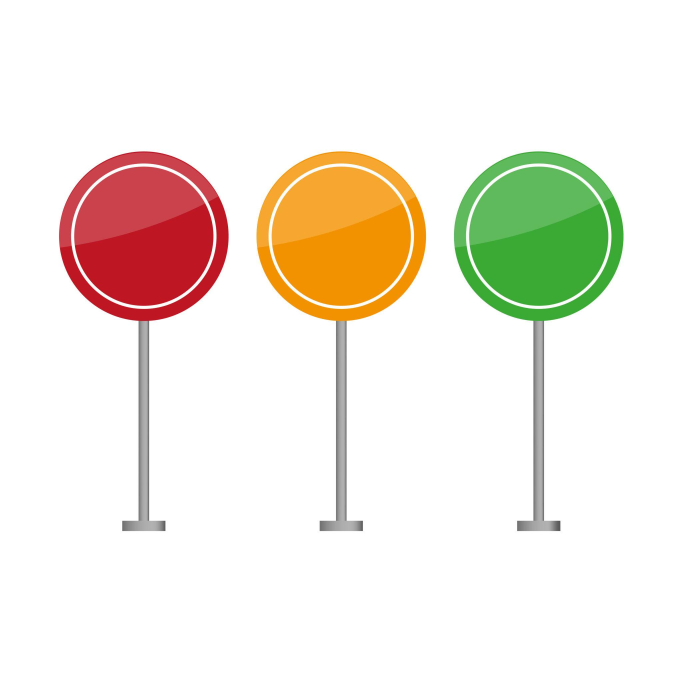
#> input picture ödev27/image10.jpeg, 2048 x 2048 px, found by its file name (shown at 1/3 size)
$ jupyter execute hough_sin_cos.ipynb
#> lines starting #> are read from the running program, lines starting #| are printed output that depends on the picture; after the words box and inside, x2 and y2 are one past the last pixel; in counts of white or black regions, pixels touching at a corner belong together
<a href="https://colab.research.google.com/github/hilalkaynarcali/goruntu-isleme/blob/main/hough_sin_cos.ipynb" target="_parent"></a>

[cell 1]
import cv2
import numpy as np
import matplotlib.pyplot as plt

[cell 2]
orijinal = cv2.imread("image10.jpeg")
#> orijinal is the input picture: shape (2048, 2048, 3); mean B, G, R 224.9, 235.3, 241.7

h0, w0 = orijinal.shape[:2]
#> h0 = 2048; w0 = 2048

oran = min(1, 360 / max(h0, w0))
#> oran = 0.176

resim = cv2.resize(
    orijinal, None, fx=oran, fy=oran
)
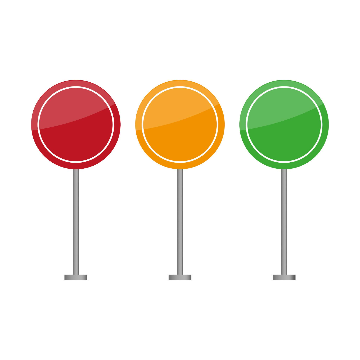
#> resim: shape (360, 360, 3); mean B, G, R 224.7, 235.2, 241.6

plt.imshow(cv2.cvtColor(resim, cv2.COLOR_BGR2RGB))
plt.title("Orijinal Görsel")
plt.axis("off")
plt.show()

[cell 3]
gri = cv2.cvtColor(resim, cv2.COLOR_BGR2GRAY)
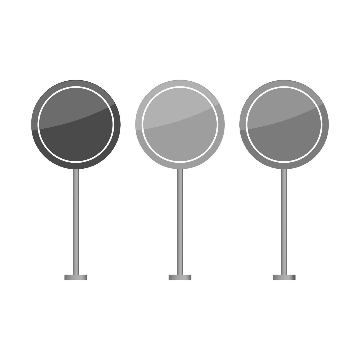
#> gri: shape (360, 360); min 60, max 255, mean 235.9

bulanik = cv2.GaussianBlur(gri, (5, 5), 1.2)
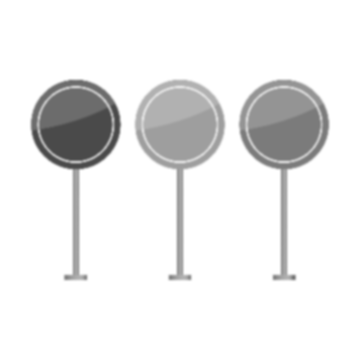
#> bulanik: shape (360, 360); min 74, max 255, mean 235.9

kenarlar = cv2.Canny(bulanik, 50, 130)
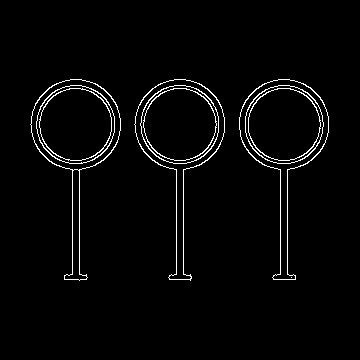
#> kenarlar: shape (360, 360); 2.6% white in thin lines or dots, all inside (x1, y1, x2, y2) = (30, 79, 329, 281)

plt.imshow(kenarlar, cmap="gray")
plt.title("Canny Kenarları")
plt.axis("off")
plt.show()

[cell 4]
acilar = np.deg2rad(np.arange(0, 360, 10))

sin_tablosu = np.sin(acilar)
cos_tablosu = np.cos(acilar)

print("Açı sayısı:", len(acilar))
print("Sin tablosu:", sin_tablosu[:5])
print("Cos tablosu:", cos_tablosu[:5])

[cell 5]
yukseklik, genislik = kenarlar.shape
#> yukseklik = 360; genislik = 360

min_r = max(8, int(min(yukseklik, genislik) * 0.05))
#> min_r = 18
max_r = int(min(yukseklik, genislik) * 0.25)
#> max_r = 90

yaricaplar = np.arange(min_r, max_r + 1, 2)
#> yaricaplar = 37 values from 18 to 90

oylama = np.zeros(
    (len(yaricaplar), yukseklik, genislik),
    dtype=np.int32
)

print("Oylama matrisi boyutu:", oylama.shape)
#| Oylama matrisi boyutu: (37, 360, 360)
print("Yarıçap sayısı:", len(yaricaplar))
#| Yarıçap sayısı: 37

[cell 6]
ys, xs = np.where(kenarlar > 0)
#> ys = 3398 values from 79 to 280; xs = 3398 values, max 328 at index 1182, min 30 at index 1313, mean 179.1

for i, r in enumerate(yaricaplar):

    for t in range(len(acilar)):

        a = np.rint(
            xs - r * cos_tablosu[t]
        ).astype(int)

        b = np.rint(
            ys - r * sin_tablosu[t]
        ).astype(int)

        gecerli = (
            (a >= 0) & (a < genislik) &
            (b >= 0) & (b < yukseklik)
        )

        np.add.at(
            oylama[i],
            (b[gecerli], a[gecerli]),
            1
        )

print("En yüksek oy:", oylama.max())
#| En yüksek oy: 33

[cell 7]
if len(xs) > 0:
    x = int(xs[0])
#> x = 70
    y = int(ys[0])
#> y = 79
    r = int(yaricaplar[0])
#> r = 18

    print("Örnek kenar noktası:", x, y)
#| Örnek kenar noktası: 70 79
    print("Denenen yarıçap:", r)
#| Denenen yarıçap: 18

    for t in [0, 9, 18, 27]:
        a = round(x - r * cos_tablosu[t])
        b = round(y - r * sin_tablosu[t])

        print(
            "Açı:", t * 10,
            "Merkez:", (a, b)
        )
#> this loop made 4 passes
#> (a, b) on passes 1 to 4: (52, 79), (70, 61), (88, 79), (70, 97)
#| Açı: 0 Merkez: (52, 79)
#| Açı: 90 Merkez: (70, 61)
#| Açı: 180 Merkez: (88, 79)
#| Açı: 270 Merkez: (70, 97)

r_indeks, _, _ = np.unravel_index(
    np.argmax(oylama), oylama.shape
)
#> r_indeks = 9

plt.figure(figsize=(7, 6))

plt.imshow(oylama[r_indeks], cmap="hot")
plt.title(f"Oylama Matrisi - r={yaricaplar[r_indeks]}")
plt.xlabel("Merkez X")
plt.ylabel("Merkez Y")
plt.colorbar(label="Oy Sayısı")

plt.savefig("oylama_kesiti.png", dpi=200)
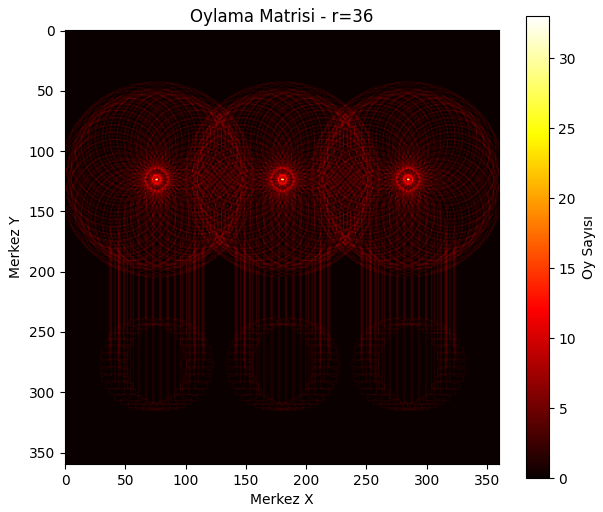
#> figure drawn by matplotlib, 2 panels
plt.show()

[cell 8]
oylama_gorsel = np.max(oylama, axis=0)

plt.figure(figsize=(7, 6))
plt.imshow(oylama_gorsel, cmap="hot")
plt.title("Çember Merkezleri Oylama Haritası")
plt.colorbar(label="Oy Sayısı")
plt.axis("off")

plt.savefig("cember_oylama_haritasi.png", dpi=200)
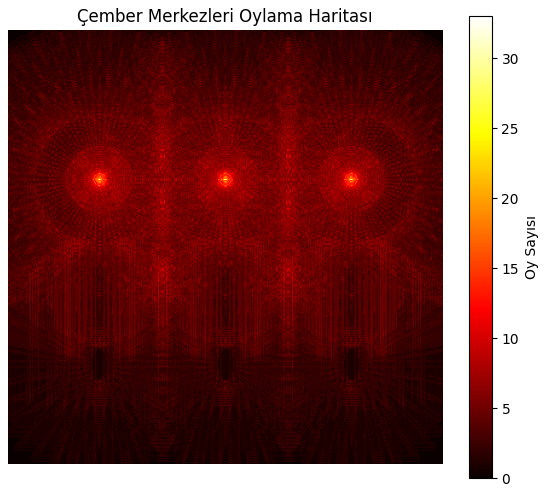
#> figure drawn by matplotlib, 2 panels
plt.show()

np.save("oylama_3d.npy", oylama)

[cell 9]
esik = max(18, int(oylama.max() * 0.55))
#> esik = 18

adaylar = np.argwhere(oylama >= esik)
#> adaylar = 36 rows, first 8: [9, 124, 75], [9, 124, 76], [9, 124, 179], [9, 124, 180], [9, 124, 283], [9, 124, 284], [10, 122, 75], [10, 122, 76]

oylar = oylama[
    adaylar[:, 0],
    adaylar[:, 1],
    adaylar[:, 2]
]
#> oylar = 36 values, max 33 at index 0, min 18 at index 6, mean 20.42

sirali = np.argsort(oylar)[::-1]
#> sirali = 36 values, max 35 at index 15, min 0 at index 0, mean 17.5

cemberler = []

for i in sirali:

    r_indeks, y, x = adaylar[i]

    r = int(yaricaplar[r_indeks])
    x = int(x)
    y = int(y)

    tekrar = False

    for cx, cy, cr in cemberler:
        uzaklik = np.hypot(x - cx, y - cy)

        if uzaklik < max(12, 0.8 * min(r, cr)):
            tekrar = True
            break

    if not tekrar:
        cemberler.append((x, y, r))

    if len(cemberler) >= 5:
        break
#> this loop made 36 passes
#> (i, r_indeks, y, x, r) on passes 2, 6, 7, 9, 10, 11, 12, 13, 14, 15, 16, 17: (5, 9, 124, 284, 36), (1, 9, 124, 76, 36), (9, 10, 122, 180, 38), (10, 10, 122, 283, 38), (24, 10, 126, 76, 38), (26, 10, 126, 180, 38), (25, 10, 126, 179, 38), (23, 10, 126, 75, 38), (32, 11, 124, 70, 40), (33, 11, 124, 174, 40), (35, 11, 129, 75, 40), (27, 10, 126, 283, 38)
#> (r_indeks, y, x, r) on passes 1, 3, 4, 5, 8, 18: (9, 124, 75, 36), (9, 124, 179, 36), (9, 124, 180, 36), (9, 124, 283, 36), (10, 122, 179, 38), (10, 124, 282, 38)
#> after the loop, cemberler = [(75, 124, 36), (284, 124, 36), (179, 124, 36)]

print("Eşik değeri:", esik)
#| Eşik değeri: 18
print("Bulunan çember sayısı:", len(cemberler))
#| Bulunan çember sayısı: 3
print("Çemberler:", cemberler)
#| Çemberler: [(75, 124, 36), (284, 124, 36), (179, 124, 36)]

[cell 10]
sonuc = orijinal.copy()

oran_x = orijinal.shape[1] / genislik
#> oran_x = 5.69
oran_y = orijinal.shape[0] / yukseklik
#> oran_y = 5.69

for x, y, r in cemberler:

    cx = int(round(x * oran_x))
    cy = int(round(y * oran_y))
    cr = int(round(r * (oran_x + oran_y) / 2))
#çemberi yeşil çiz
    cv2.circle(
        sonuc, (cx, cy), cr,
        (0, 255, 0), 2
    )
#merkezi kırmızı çiz
    cv2.circle(
        sonuc, (cx, cy), 4,
        (0, 0, 255), -1
    )
#> this loop made 3 passes
#> (x, cx) on passes 1 to 3: (75, 427), (284, 1616), (179, 1018)

plt.figure(figsize=(9, 6))
plt.imshow(cv2.cvtColor(sonuc, cv2.COLOR_BGR2RGB))
plt.title("Kendi Hough Çember Algoritmam")
plt.axis("off")
plt.show()
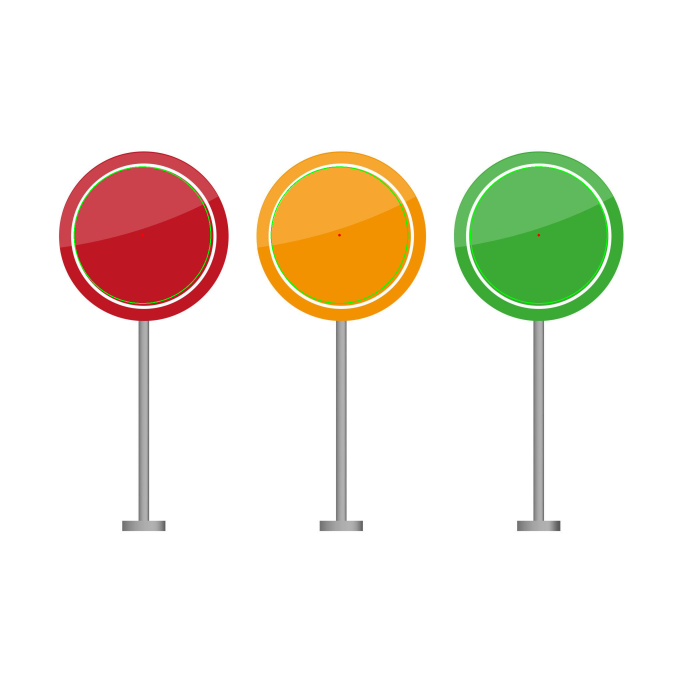
#> shown: shape (2048, 2048, 3) (shown at 1/3 size); mean R, G, B 241.3, 235.6, 224.7

cv2.imwrite("odev4_sonuc.png", sonuc)
#> Out = True

[cell 11]
plt.figure(figsize=(12, 5))

plt.subplot(1, 2, 1)
plt.imshow(cv2.cvtColor(orijinal, cv2.COLOR_BGR2RGB))
plt.title("Orijinal Görsel")
plt.axis("off")

plt.subplot(1, 2, 2)
plt.imshow(cv2.cvtColor(sonuc, cv2.COLOR_BGR2RGB))
plt.title("Kendi Hough Algoritmam")
plt.axis("off")

plt.tight_layout()
plt.savefig("odev4_karsilastirma.png", dpi=200)
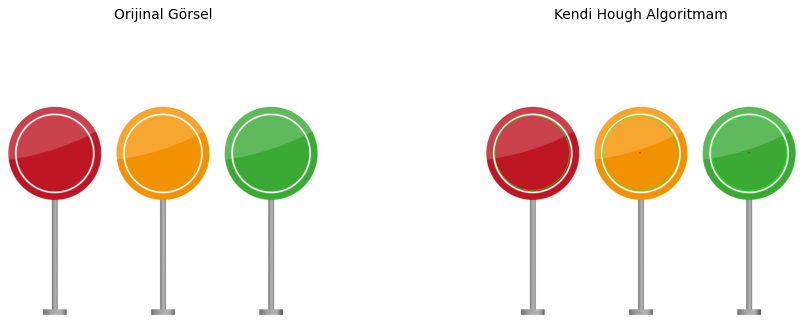
#> figure drawn by matplotlib, 2 panels
plt.show()
